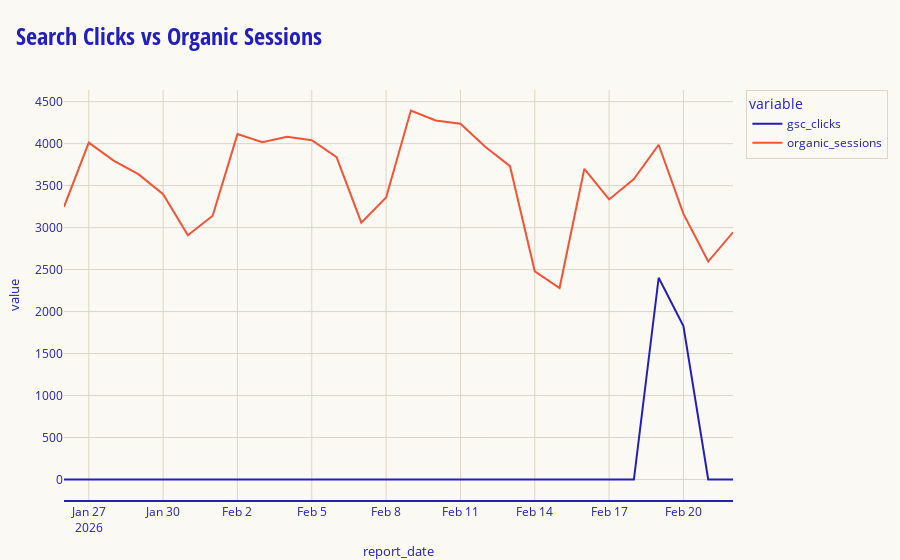
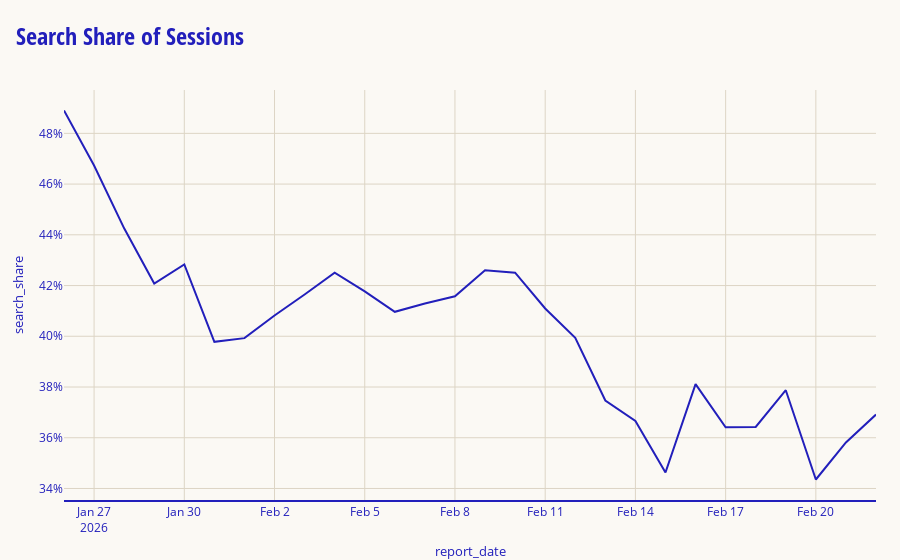

The code cell stored with these charts, in order, in its notebook:
### Code cell
fig_clicks = px.line(
    df,
    x="report_date",
    y=["gsc_clicks", "organic_sessions"],
    template="lifeline",
    title="Search Clicks vs Organic Sessions",
)
lifeline_theme.add_lifeline_logo(fig_clicks)
fig_clicks.show()

fig_share = px.line(
    df,
    x="report_date",
    y="search_share",
    template="lifeline",
    title="Search Share of Sessions",
)
fig_share.update_yaxes(tickformat=".0%")
lifeline_theme.add_lifeline_logo(fig_share)
fig_share.show()

### Figure 1 — Plotly figure (JSON) as saved in the notebook; plotly's stock layout.template omitted (floating-point values rounded to 4 significant figures)
{"data": [{"hovertemplate": "variable=gsc_clicks<br>report_date=%{x}<br>value=%{y}<extra></extra>", "legendgroup": "gsc_clicks", "line": {"color": "#221FBB", "dash": "solid"}, "marker": {"symbol": "circle"}, "mode": "lines", "name": "gsc_clicks", "orientation": "v", "showlegend": true, "type": "scatter", "x": ["2026-01-26", "2026-01-27", "2026-01-28", "2026-01-29", "2026-01-30", "2026-01-31", "2026-02-01", "2026-02-02", "2026-02-03", "2026-02-04", "2026-02-05", "2026-02-06", "2026-02-07", "2026-02-08", "2026-02-09", "2026-02-10", "2026-02-11", "2026-02-12", "2026-02-13", "2026-02-14", "2026-02-15", "2026-02-16", "2026-02-17", "2026-02-18", "2026-02-19", "2026-02-20", "2026-02-21", "2026-02-22"], "xaxis": "x", "y": [0, 0, 0, 0, 0, 0, 0, 0, 0, 0, 0, 0, 0, 0, 0, 0, 0, 0, 0, 0, 0, 0, 0, 0, 2403, 1827, 0, 0], "yaxis": "y"}, {"hovertemplate": "variable=organic_sessions<br>report_date=%{x}<br>value=%{y}<extra></extra>", "legendgroup": "organic_sessions", "line": {"color": "#F45336", "dash": "solid"}, "marker": {"symbol": "circle"}, "mode": "lines", "name": "organic_sessions", "orientation": "v", "showlegend": true, "type": "scatter", "x": ["2026-01-26", "2026-01-27", "2026-01-28", "2026-01-29", "2026-01-30", "2026-01-31", "2026-02-01", "2026-02-02", "2026-02-03", "2026-02-04", "2026-02-05", "2026-02-06", "2026-02-07", "2026-02-08", "2026-02-09", "2026-02-10", "2026-02-11", "2026-02-12", "2026-02-13", "2026-02-14", "2026-02-15", "2026-02-16", "2026-02-17", "2026-02-18", "2026-02-19", "2026-02-20", "2026-02-21", "2026-02-22"], "xaxis": "x", "y": [3247, 4012, 3798, 3637, 3397, 2908, 3141, 4114, 4018, 4081, 4041, 3838, 3059, 3359, 4395, 4276, 4237, 3964, 3732, 2480, 2280, 3701, 3336, 3579, 3987, 3163, 2596, 2944], "yaxis": "y"}], "layout": {"legend": {"title": {"text": "variable"}, "tracegroupgap": 0}, "title": {"text": "Search Clicks vs Organic Sessions"}, "xaxis": {"anchor": "y", "domain": [0, 1], "title": {"text": "report_date"}}, "yaxis": {"anchor": "x", "domain": [0, 1], "title": {"text": "value"}}}}

### Figure 2 — Plotly figure (JSON) as saved in the notebook; plotly's stock layout.template omitted (floating-point values rounded to 4 significant figures)
{"data": [{"hovertemplate": "report_date=%{x}<br>search_share=%{y}<extra></extra>", "legendgroup": "", "line": {"color": "#221FBB", "dash": "solid"}, "marker": {"symbol": "circle"}, "mode": "lines", "name": "", "orientation": "v", "showlegend": false, "type": "scatter", "x": ["2026-01-26", "2026-01-27", "2026-01-28", "2026-01-29", "2026-01-30", "2026-01-31", "2026-02-01", "2026-02-02", "2026-02-03", "2026-02-04", "2026-02-05", "2026-02-06", "2026-02-07", "2026-02-08", "2026-02-09", "2026-02-10", "2026-02-11", "2026-02-12", "2026-02-13", "2026-02-14", "2026-02-15", "2026-02-16", "2026-02-17", "2026-02-18", "2026-02-19", "2026-02-20", "2026-02-21", "2026-02-22"], "xaxis": "x", "y": [0.489, 0.4673, 0.4426, 0.4208, 0.4283, 0.3978, 0.3993, 0.4082, 0.4165, 0.4251, 0.4177, 0.4096, 0.4129, 0.4158, 0.426, 0.4251, 0.411, 0.3994, 0.3747, 0.3666, 0.3463, 0.3812, 0.3641, 0.3642, 0.3787, 0.3435, 0.3582, 0.3692], "yaxis": "y"}], "layout": {"legend": {"tracegroupgap": 0}, "title": {"text": "Search Share of Sessions"}, "xaxis": {"anchor": "y", "domain": [0, 1], "title": {"text": "report_date"}}, "yaxis": {"anchor": "x", "domain": [0, 1], "tickformat": ".0%", "title": {"text": "search_share"}}}}
